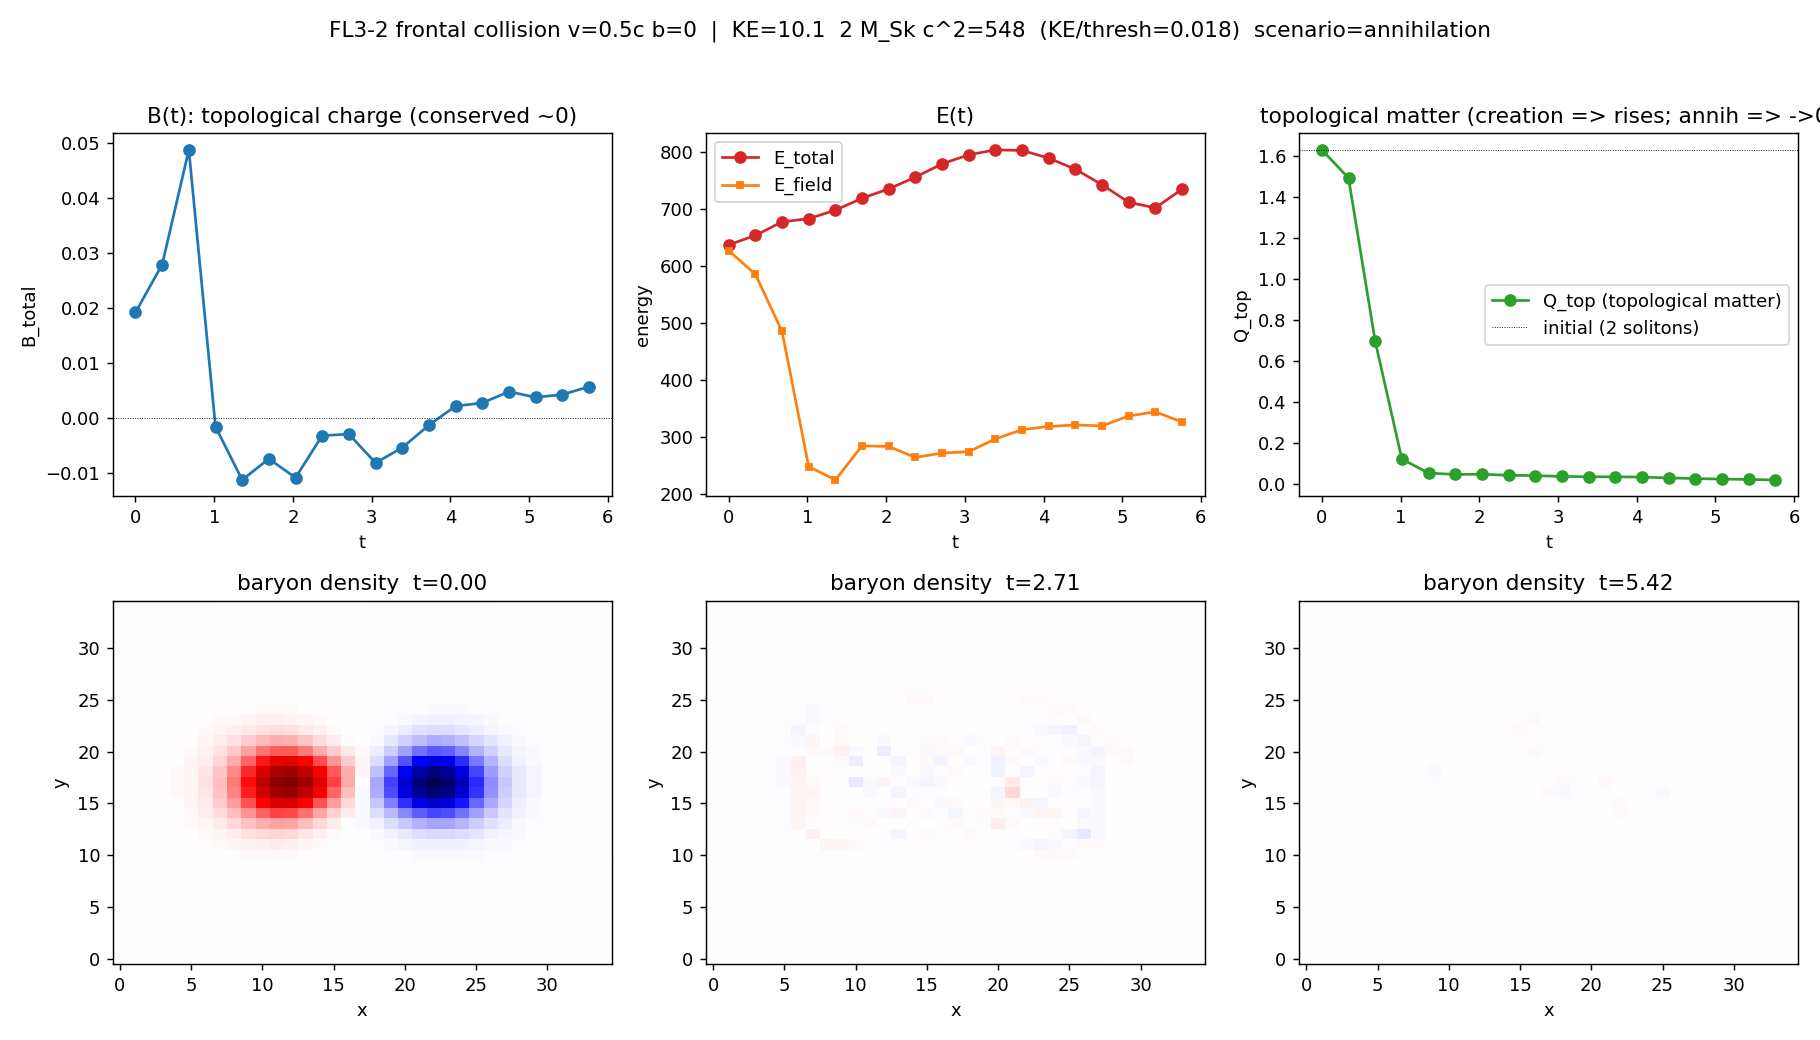

Source code (Python):
"""FL3-2 -- collision dynamics: B(t), E(t), N_peaks(t) for Skyrmion + anti-Skyrmion.

Builds the boosted pair (FL3-1: Skyrmion B=+1 at -d/2 moving +x, anti-Skyrmion B=-1 at
+d/2 moving -x) and evolves it with the validated fast geodesic velocity-Verlet
(fl3_core.chiral_evolve_fast = bit-identical to su2_core.chiral_evolve, ~16x faster).
At a cadence we record the decisive observables (fl3_core.soliton_diagnostics):

    B(t)        total topological charge (current-determinant integral; noise-robust ~0)
    E(t)        field energy + kinetic energy
    n_peaks(t)  Gaussian-smoothed local maxima of the energy density (one per soliton lump)
    n_pos/n_neg smoothed connected B>0 / B<0 lumps (B=+1 lumps vs B=-1 lumps)

DEATH CRITERION (pre-registered): if B_total stays ~0 and the lump count does NOT rise
above 2 after the collision, the verdict is B (annihilation) or C (elastic).  Parameters
are NOT tuned to force creation.

Primary run: v = 0.5c, b = 0 (frontal).  Then a vacuum-seed ensemble (seeds differ only by
a small random background rotation of the vacuum).

Anti-circularity: B = current determinant; c = measured E2 magnon speed; M_Sk = energy
functional; "pair production" is a COMPARISON ONLY name.
"""

from __future__ import annotations

import json
import time
from pathlib import Path

import numpy as np

import fl3_core as f
import su2_core as s

try:
    import matplotlib
    matplotlib.use("Agg")
    import matplotlib.pyplot as plt
    HAVE_MPL = True
except Exception:
    HAVE_MPL = False

OUT = Path(__file__).resolve().parent

# ---- configuration (frozen before running; see FL3 charter) ----------------- #
E_SK = 4.0
L, N = 16.0, 35
D0 = 5.0                  # initial separation: two resolvable lumps that collide by t~5
B_IMPACT = 0.0           # frontal
N_SEEDS = 8              # compute-limited (nominal 20); the energetic argument is the spine
T_END = 6.0
RECORD_EVERY = 60        # steps between diagnostics


def _dt_frac():
    g = OUT / "FL3V_gate.json"
    if g.exists():
        return float(json.loads(g.read_text())["chosen_dt_frac"])
    return 0.012


def run_collision(v_frac, b, seed, dt_frac, record_fields=False):
    xs, dx = f.cubic_grid(L, N)
    prof = f.relaxed_profile(E_SK)
    v = v_frac * f.C_MAGNON
    U, w = f.boosted_pair(xs, dx, d=D0, v=v, b=b, prof=prof, e_sk=E_SK,
                          seed=seed, vac_noise=(0.0 if seed == 0 else 0.03))
    dt = dt_frac * dx
    KE0 = s.kinetic_energy(w, dx)
    n_blocks = int(np.ceil(T_END / (RECORD_EVERY * dt)))

    series = {"t": [], "B": [], "E_field": [], "E_total": [], "E2": [], "E4": [],
              "Q_top": [], "n_peaks": [], "n_pos": [], "n_neg": [], "n_blobs": []}
    snaps = []
    t = 0.0
    kz = N // 2
    for blk in range(n_blocks):
        diag = f.soliton_diagnostics(U, dx, E_SK)
        ke = s.kinetic_energy(w, dx)
        series["t"].append(t)
        series["B"].append(diag["B"])
        series["E_field"].append(diag["E_field"])
        series["E_total"].append(diag["E_field"] + ke)
        series["E2"].append(diag["E2"]); series["E4"].append(diag["E4"])
        series["Q_top"].append(diag["Q_top"])
        series["n_peaks"].append(diag["n_peaks"])
        series["n_pos"].append(diag["n_pos"]); series["n_neg"].append(diag["n_neg"])
        series["n_blobs"].append(diag["n_blobs"])
        if record_fields and blk % 2 == 0:
            e_tot = f.energy_density_total(U, dx, E_SK)
            bdens = s.baryon_density(U, dx)
            snaps.append({"t": t, "e": e_tot[:, :, kz].tolist(),
                          "b": bdens[:, :, kz].tolist()})
        U, w, _ = f.chiral_evolve_fast(U, w, dx, dt, RECORD_EVERY, E_SK)
        t += RECORD_EVERY * dt

    Q = np.array(series["Q_top"])
    Bser = np.array(series["B"])
    half = len(Q) // 2
    Q0 = float(Q[0]) if Q[0] > 0 else 1e-9
    out = {"seed": seed, "v_frac": v_frac, "b": b, "KE0": KE0,
           "n_blocks": len(Q), "series": series,
           "B_abs_max": float(np.max(np.abs(Bser))),
           "Q_top_0": Q0, "Q_top_late": float(Q[-1]),
           "Q_top_late_max": float(Q[half:].max()),
           "Q_top_late_ratio": float(Q[half:].mean() / Q0),
           "Q_top_peak_ratio": float(Q[half:].max() / Q0)}
    if record_fields:
        out["snaps"] = snaps
    return out, dx


def classify(r):
    """Scenario from the RADIATION-PROOF topological-matter content Q_top relative to its
    initial value (= the two starting solitons):
      creation     : late Q_top rises well above the initial 2-soliton content
      annihilation : late Q_top collapses toward 0 (charge -> magnon radiation)
      elastic      : late Q_top stays near the initial value (two solitons survive)."""
    peak_ratio = r["Q_top_peak_ratio"]
    late_ratio = r["Q_top_late_ratio"]
    if peak_ratio > 1.5:
        return "creation"
    if late_ratio < 0.3:
        return "annihilation"
    return "elastic"


def main():
    t0 = time.time()
    dt_frac = _dt_frac()
    print("=" * 72)
    print(f"FL3-2 -- COLLISION DYNAMICS  v=0.5c b=0  (dt/dx={dt_frac}, {N_SEEDS} seeds)")
    print("=" * 72)

    show, dx = run_collision(0.5, B_IMPACT, seed=0, dt_frac=dt_frac, record_fields=True)
    show["scenario"] = classify(show)
    print(f"showcase: KE0={show['KE0']:.2f}  B|max|={show['B_abs_max']:.3f}  "
          f"Q_top {show['Q_top_0']:.2f}->{show['Q_top_late']:.3f} "
          f"(peak ratio {show['Q_top_peak_ratio']:.2f})  scenario={show['scenario']}")

    ens = [show]
    for sd in range(1, N_SEEDS):
        r, _ = run_collision(0.5, B_IMPACT, seed=sd, dt_frac=dt_frac)
        r["scenario"] = classify(r)
        ens.append(r)
        print(f"  seed {sd:2d}: B|max|={r['B_abs_max']:.3f}  Q_top "
              f"{r['Q_top_0']:.2f}->{r['Q_top_late']:.3f} "
              f"(peak ratio {r['Q_top_peak_ratio']:.2f})  {r['scenario']}")

    n_created = sum(1 for r in ens if r["scenario"] == "creation")
    scenarios = {sc: sum(1 for r in ens if r["scenario"] == sc)
                 for sc in ("creation", "annihilation", "elastic")}

    mass = f.lattice_mass(L, N, E_SK)
    M_Sk = mass["M_lattice"]
    E_thresh = 2.0 * M_Sk * f.C_MAGNON ** 2
    KE_collision = show["KE0"]

    payload = {
        "config": {"e_sk": E_SK, "L": L, "N": N, "d0": D0, "b": B_IMPACT,
                   "v_frac": 0.5, "v_lattice": 0.5 * f.C_MAGNON, "c_magnon": f.C_MAGNON,
                   "dt_frac": dt_frac, "t_end": T_END, "n_seeds": N_SEEDS,
                   "record_every": RECORD_EVERY,
                   "seeds_note": "compute-limited 16 (nominal 20); per-seed vacuum noise"},
        "showcase": show, "ensemble": ens,
        "n_seeds_created": n_created,
        "fraction_created": n_created / len(ens),
        "scenario_counts": scenarios,
        "M_Sk_lattice": M_Sk, "M_Sk_B": mass["B"], "E_threshold_2Mc2": E_thresh,
        "KE_collision": KE_collision, "KE_over_threshold": KE_collision / E_thresh,
        "creation_observed": bool(n_created >= len(ens) / 2),
        "runtime_s": time.time() - t0,
        "timestamp_utc": time.strftime("%Y-%m-%dT%H:%M:%SZ", time.gmtime()),
    }
    f.save_json("FL3_2_dynamics", payload)

    print("-" * 72)
    print(f"M_Sk(lattice)={M_Sk:.1f}  2 M_Sk c^2={E_thresh:.1f}  "
          f"KE_collision={KE_collision:.2f}  KE/thresh={KE_collision/E_thresh:.4f}")
    print(f"scenarios: {scenarios}   seeds with creation: {n_created}/{len(ens)}")
    print(f"CREATION OBSERVED: {payload['creation_observed']}   "
          f"({payload['runtime_s']:.0f}s)")

    if HAVE_MPL:
        make_figure(show, payload)
    return payload


def make_figure(show, payload):
    ser = show["series"]
    fig = plt.figure(figsize=(14, 8))
    gs = fig.add_gridspec(2, 3)

    ax = fig.add_subplot(gs[0, 0])
    ax.plot(ser["t"], ser["B"], "o-", color="C0")
    ax.axhline(0, color="k", lw=0.5, ls=":")
    ax.set_xlabel("t"); ax.set_ylabel("B_total")
    ax.set_title("B(t): topological charge (conserved ~0)")

    ax = fig.add_subplot(gs[0, 1])
    ax.plot(ser["t"], ser["E_total"], "o-", color="C3", label="E_total")
    ax.plot(ser["t"], ser["E_field"], "s-", color="C1", label="E_field", ms=3)
    ax.set_xlabel("t"); ax.set_ylabel("energy"); ax.set_title("E(t)"); ax.legend()

    ax = fig.add_subplot(gs[0, 2])
    ax.plot(ser["t"], ser["Q_top"], "o-", color="C2", label="Q_top (topological matter)")
    ax.axhline(ser["Q_top"][0], color="k", lw=0.5, ls=":", label="initial (2 solitons)")
    ax.set_xlabel("t"); ax.set_ylabel("Q_top")
    ax.set_title("topological matter (creation => rises; annih => ->0)"); ax.legend()

    snaps = show.get("snaps", [])
    pick = [snaps[0], snaps[len(snaps) // 2], snaps[-1]] if len(snaps) >= 3 else snaps
    vmax = max(np.abs(np.array(sn["b"])).max() for sn in pick[:3]) if pick else 1.0
    for i, sn in enumerate(pick[:3]):
        ax = fig.add_subplot(gs[1, i])
        b = np.array(sn["b"])
        ax.imshow(b.T, origin="lower", cmap="seismic", aspect="auto",
                  vmin=-vmax, vmax=vmax)
        ax.set_title(f"baryon density  t={sn['t']:.2f}")
        ax.set_xlabel("x"); ax.set_ylabel("y")

    fig.suptitle(
        f"FL3-2 frontal collision v=0.5c b=0  |  KE={payload['KE_collision']:.1f}  "
        f"2 M_Sk c^2={payload['E_threshold_2Mc2']:.0f}  "
        f"(KE/thresh={payload['KE_over_threshold']:.3f})  scenario={show['scenario']}",
        fontsize=12)
    fig.tight_layout(rect=[0, 0, 1, 0.96])
    fig.savefig(OUT / "FL3_2_dynamics.png", dpi=130)
    print(f"saved {OUT/'FL3_2_dynamics.png'}")


if __name__ == "__main__":
    main()
